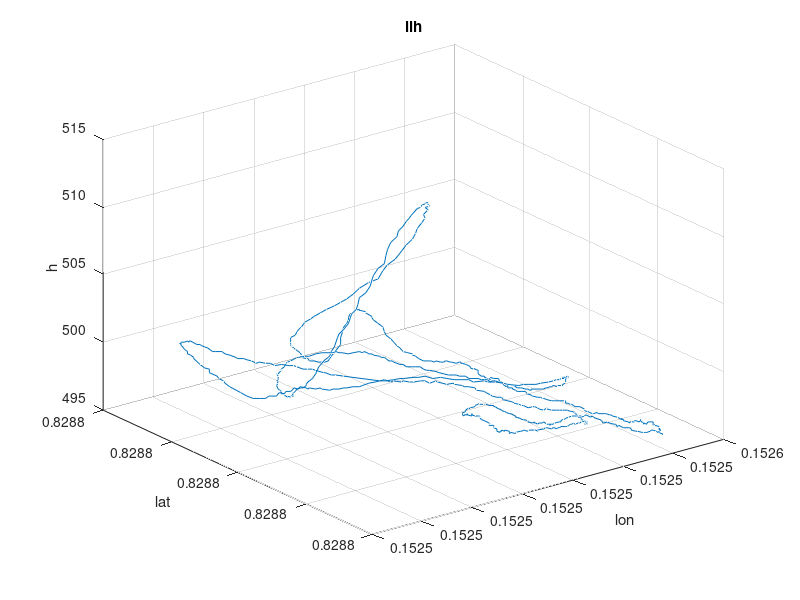

This chart was generated by the following MATLAB code: (Note: this script raises an error after producing the figure.)
clear all, clc; close all;

%%
load data.mat;

t = t - t(1);
lon = hpllh(:,1)*pi/180;
lat = hpllh(:,2)*pi/180;
h = hpllh(:,3);
figure(7)
plot3(lon , lat, h), grid on
title('llh'), xlabel('lon'), ylabel('lat'), zlabel('h')

%%

pos_ecef = transformWGS84ToECEF_R(lat, lon, h); % R stands for rad

figure(8)
plot3(pos_ecef(:,1) , pos_ecef(:,2) , pos_ecef(:,3)), grid on
axis equal, title('pos ecef'), xlabel('x'), ylabel('y'), zlabel('z')

%% HACK
ind0 = 4;
pos_ecef_0 = transformWGS84ToECEF_R(lat(ind0), lon(ind0), h(ind0));
phi = lon(ind0);
la = lat(ind0);
R_ecefToLocal_0 = [ -sin(phi),          cos(phi),       0; ...
                    -cos(phi)*sin(la), -sin(la)*sin(phi), cos(la); ...
                     cos(la)*cos(phi),  cos(la)*sin(phi), sin(la)];
pos_enu = (pos_ecef - pos_ecef_0) * R_ecefToLocal_0.';
                 
figure(9)
plot3(pos_enu(:,1) , pos_enu(:,2) , pos_enu(:,3)), grid on
axis equal, title('pos ecef t'), xlabel('x'), ylabel('y'), zlabel('z')